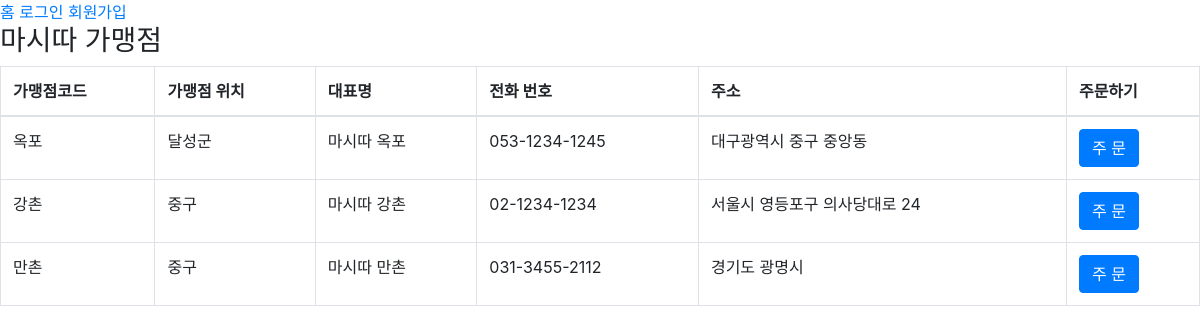
The app's page /baemin/ with its own data.
### baemin/models.py (models this page shows, shortened)
class Shop(models.Model):
	name = models.CharField(max_length=100)
	name_location = models.CharField(max_length=100)
	name_kr = models.CharField(max_length=100)
	tel = models.CharField(max_length=20)
	addr = models.CharField(max_length=100)
	class Meta:
		ordering = ('-id',)

### baemin/views.py (the view)
def index(request):
	return render(request, 'baemin/index.html', {
		'shop_list': Shop.objects.all(),
	})

### baemin/templates/baemin/index.html
{% extends 'baemin/layout.html' %}
{% block content %}
	<h3>마시따 가맹점</H3>
	<table class="table table-bordered table-hover">
		<thead>
			<tr>
				<th>가맹점코드</th>
				<th>가맹점 위치</th>
				<th>대표명</th>
				<th>전화 번호</th>
				<th>주소</th>
				<th>주문하기</th>
			</tr>
		</thead>
		<tbody>
			{% for shop in shop_list %}
			<tr>
				<td>{{ shop.name }}</td>
				<td>{{ shop.name_location }}</td>
				<td>{{ shop.name_kr }}</td>
				<td>{{ shop.tel }}</td>
				<td>{{ shop.addr }}</td>
				<td><a href="{% url 'baemin:order_new' shop.id %}" class="btn btn-primary">주 문</a></td>
			</tr>
			{% endfor %}
		</tbody>
	</table/
{% endblock %}

### records on screen
Shop: name "옥포", name_location "달성군", name_kr "마시따 옥포", tel "053-1234-1245", addr "대구광역시 중구 중앙동"
Shop: name "강촌", name_location "중구", name_kr "마시따 강촌", tel "02-1234-1234", addr "서울시 영등포구 의사당대로 24"
Shop: name "만촌", name_location "중구", name_kr "마시따 만촌", tel "031-3455-2112", addr "경기도 광명시"
